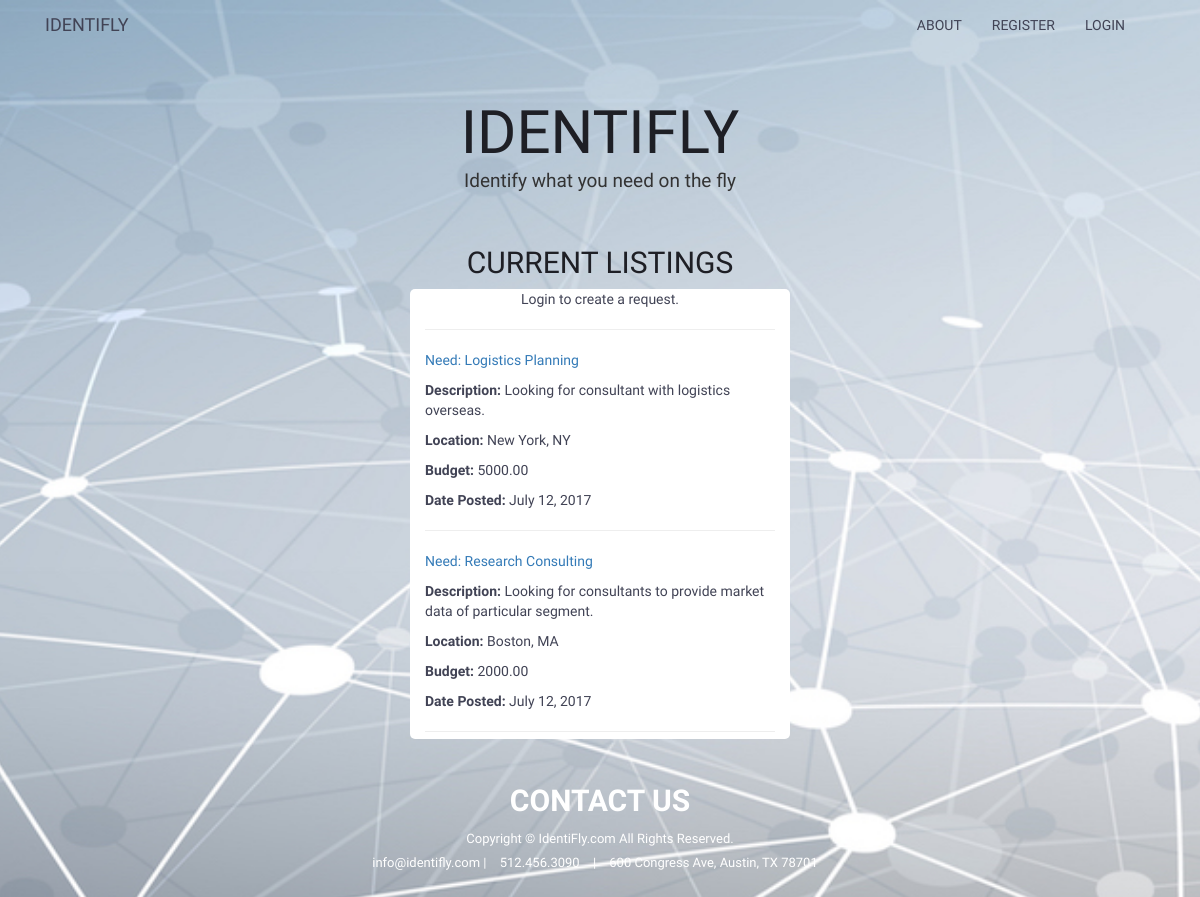
The page / on the database its author committed.
### main_app/models.py (models this page shows, shortened)
class Listing(models.Model):
    user = models.ForeignKey(User)
    topic = models.CharField(verbose_name='Topic', max_length=100)
    description = models.CharField(verbose_name='Description', max_length=500)
    budget = MoneyField(verbose_name='Budget',
                        max_digits=10,
                        decimal_places=2,
                        default_currency='USD')
    location = models.CharField(verbose_name='Location', max_length=50)
    requirement1 = models.CharField(verbose_name='Requirements(1)', max_length=50)
    requirement2 = models.CharField(verbose_name='Requirements(2)', max_length=50)
    requirement3 = models.CharField(verbose_name='Requirements(3)', max_length=50)
    date = models.DateField(verbose_name='Date Posted', default=datetime.now, blank=True)
    date_required = models.DateField(verbose_name='Date Required')

### main_app/views.py (the view)
# urls.py: url(r'^$', views.index, name="index"),
def index(request):
    listings = Listing.objects.all().order_by('-date')
    form = ListingForm()
    return render(request, 'index.html', {'listings': listings, 'form':form})

### main_app/templates/index.html (shortened to what this page needs)
{% extends 'base.html' %} {% load staticfiles %} {% block content %}
<header>
  <div <class="header-content">
    <div class="header-content-inner text-center">
      <h1 class="header-name"> Identifly </h1>
      <h4 class="header-tag-line"> Identify what you need on the fly</h4>
      <br>
      <h2> Current Listings</h2>
    </div>
  </div>
</header>
<div class="container">
  <div class="row">
    <div class="col-md-6 col-sm-offset-3">
      <div class="container scroll current-listing-container shadow-box">
      {% if not user.is_authenticated %}
      <p class="text-center"> Login to create a request. </p>
        <hr>
        {% endif %}
        {% for listing in listings %}
        <a class="listing-content" href="/{{listing.id}}">
          <p>Need: {{ listing.topic }}</p>
        </a>
          <p><b>Description:</b> {{listing.description}}</p>
          <p><b>Location:</b> {{listing.location}}<p>
          <p><b>Budget:</b> {{listing.budget}}</p>
          <p><b>Date Posted:</b> {{listing.date}}</p>
        <hr />
        {% endfor %}
    </div>
  </div>
</div>
{% endblock %}

### main_app/static/style.css (style rules this page uses)
header { position: relative; width: 100%; min-height: auto; text-align: center; background-attachment: fixed; background-position: center; background-repeat: no-repeat; background-size: cover; min-height: 100%; }
.header-name { font-size: 60px; font-family: 'Josefin Sans', sans-serif; margin-top: 50px; margin-bottom: 0px; }
h1 { text-align: center; color: #1e1f25; font-weight: 180px; text-transform: uppercase; font-family: 'Josefin Sans', sans-serif; }
h2 { margin-top: 5px; color: #1e1f25; font-family: 'Josefin Sans', sans-serif; text-transform: uppercase; }
.header-tag-line { font-size: 19px; margin-top: 5px; margin-bottom: 29px; }
.scroll { height: 450px; overflow-y: auto; }
.current-listing-container { background-color: #ffffff; color: #414355; width: 380px; border-radius: 5px; }

### rows shown on the page
Listing: topic "Logistics Planning", description "Looking for consultant with logistics overseas.", location "New York, NY", budget "5000.00", date "July 12, 2017"
Listing: topic "Research Consulting", description "Looking for consultants to provide market data of particular segment.", location "Boston, MA", budget "2000.00", date "July 12, 2017"
